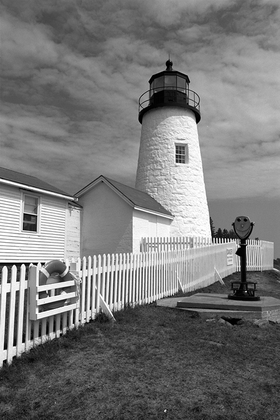
%> input picture 09_PCA/lighthouse.tif, 280 x 420 px, shrunk from 512 x 768 before the run
$ octave demo.m   (GNU Octave 9; MATLAB toolbox functions it lacks are replaced by stand-ins)
%> lines starting %> are read from the running program, lines starting %| are printed output that depends on the picture
### 09_PCA/breakPatches.m
function [P] = breakPatches(I,psize)
%BREAKPATCHES Break an image into non-overlapping square patches
% I = Input image
% psize = Patch length
% P = (psize^2)-by-N matrix of vectorized patches, where N is the no. of
% patches

[rr,cc] = size(I);
if(mod(rr,psize)~=0 || mod(cc,psize)~=0)
    error('No. of rows and columns must be a multiple of patch length\n');
end

pr = rr/psize;              % No. of patches along rows
pc = cc/psize;              % No. of patches along columns
N = pr*pc;                  % Total no. of patches
P = zeros(psize*psize,N);   % Matrix to store vectorized patches

for ii=1:pr
    for jj=1:pc
        p = I((ii-1)*8+1:ii*8,(jj-1)*8+1:jj*8); % Patch
        P(:,pc*(ii-1)+jj) = p(:);               % Store vectorized patch in appropriate column of P
    end
end

end

### 09_PCA/getPrincipalComponents.m
function [ V,lambda,mu_X ] = getPrincipalComponents( X )
%GETPRINCIPALCOMPONENTS Principal components of data
% X = dxN input data matrix, where d is the dimension of the space and N is
%     the no. of points
% V = dxd matrix containing principal components (eigenvectors of
%     covariance matrix) in sorted order, i.e. largest P.C. in 1st column
%     and smallest P.C. in last column
% lambda = dx1 vector containing variances of data along the
%     principal components, in sorted order
% mu_X = Mean of the data

N = size(X,2);              % No. of data points
mu_X = sum(X,2)/N;          % Mean
C = (X-mu_X)*(X-mu_X)'/N;   % Covariance matrix
[V,D] = eig(C);             % Eigenvalues & eigenvectors of C
[~,ind] = sort(diag(D),'descend');    % Sort eigenvalues in descending order
D = D(ind,ind);             % Rearrange eigenvalue matrix according to sorted order
lambda = diag(D);           % Eigenvalues
V = V(:,ind);               % Rearrange eigenvectors according to sorted order

end

### 09_PCA/project2PC.m
function [Y] = project2PC(X,V,K)
%PROJECT2PC Project data onto space spanned by specified no. of principal
% components
% X = p-by-N data matrix, where p is the dimension and N is the no. of data points
% V = Matrix of PCA basis vectors, arranged in descending order of variance
% K = No. of basis vectors on which data should be projected (scalar)
% Y =p-by-N matrix of coordinates of projected data (in p dimensions)
%

[d,N] = size(X);
mu_X = sum(X,2)/N;
V_K = V(:,1:K);
coord_KD = V_K'*(X-repmat(mu_X,1,N));   % K-d coordinates of data in space spanned by K largest eig.vecs.

Y = repmat(mu_X,1,N);
for k=1:K
    coeff_k = repmat(coord_KD(k,:),d,1).*repmat(V_K(:,k),1,N);
    Y = Y + coeff_k;
end

end

### 09_PCA/joinPatches.m
function [I] = joinPatches(P,rows)
%JOINPATCHES Arrange a collection of vectorized patches into an image
% P = p-by-N matrix of vectorized patches, where p is the number of pixels
% in each patch (must be a perfect square) and N is the no. of patches
% rows = No. of rows in the output image
% I = Output image

[psize,N] = size(P);
psize = sqrt(psize);    % Patch length
cols = N*psize*psize/rows;
pr = rows/psize;
pc = cols/psize;

I = zeros(rows,cols);
for ii=1:pr
    for jj=1:pc
        p = P(:,pc*(ii-1)+jj);
        I((ii-1)*8+1:ii*8,(jj-1)*8+1:jj*8) = reshape(p,[psize,psize]);
    end
end

end

### 09_PCA/demo.m
% An interactive demo of using PCA to compress an image
% Author: Ruturaj Gavaskar (ruturaj.gavaskar@gmail.com)
%

clearvars; close all; clc;

I = double(imread('lighthouse.tif'));
%> I: size 420x280 double; min 0, max 255, mean 120.4; mean of the top-left, top-right, bottom-left and bottom-right quarters 114.4, 142.6, 122.1, 102.6
plen = 8;       % Patch length

% Ensure that no. of rows & columns is a multiple of 8 (patch size)
[rr,cc] = size(I);
%> rr = 420; cc = 280
modr = mod(rr,plen); modc = mod(cc,plen);
%> after `modr = mod(rr,plen)`: modr = 4
%> after `modc = mod(cc,plen)`: modc = 0
I(end-modr+1:end,:) = [];
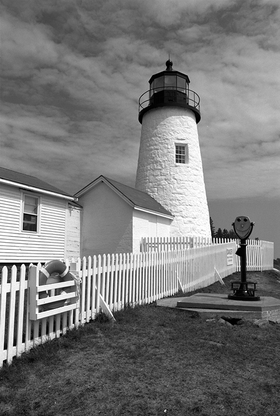
%> I: size 416x280 double; min 0, max 255, mean 121.1
I(:,end-modc+1:end) = [];

X = breakPatches(I,plen);       % Get patches from image
%> after the loop in breakPatches, `for ii=1:pr`:
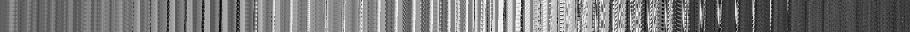
%> P: size 64x1820 double (shown at 1/2 size); min 0, max 255, mean 121.1; mean of the top-left, top-right, bottom-left and bottom-right quarters 127.9, 113.3, 128.6, 114.4
V = getPrincipalComponents(X);  % Get PCA basis vectors
%> in getPrincipalComponents, `mu_X = sum(X,2)/N;`: mu_X = 64 values, max 123.1 at index 38, min 118.8 at index 16, mean 121.1
%> in getPrincipalComponents, `[~,ind] = sort(diag(D),'descend');`: ind = 64 values, max 64 at index 1, min 1 at index 64, mean 32.5
%> in getPrincipalComponents, `lambda = diag(D);`: lambda = 64 values, max 149435.5 at index 1, min 10.02 at index 64, mean 3072.8
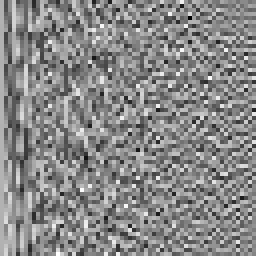
%> V: size 64x64 double (shown 4 times larger); min -0.403, max 0.354, mean 0.00192; drawn with min black and max white

fprintf('Press w/s to increase/decrease the no. of principal components\n')

figure('Name','Image compression using PCA', ...
    'Units','Normalized',...
    'Position',[0.1,0.1,0.8,0.8],...
    'KeyPressFcn',@(~,event) setappdata(0,'c',event.Key), ...
    'KeyReleaseFcn',@(~,~) setappdata(0,'c',0));
subplot(1,2,1); imshow(uint8(I)); title('Original image');
%> the run ends on the next line
plen2 = plen^2;

K = 1;      % No. of PCs to consider
while(true)
    Y = project2PC(X,V,K);      % Project patches
    J = uint8(joinPatches(Y,rr));
